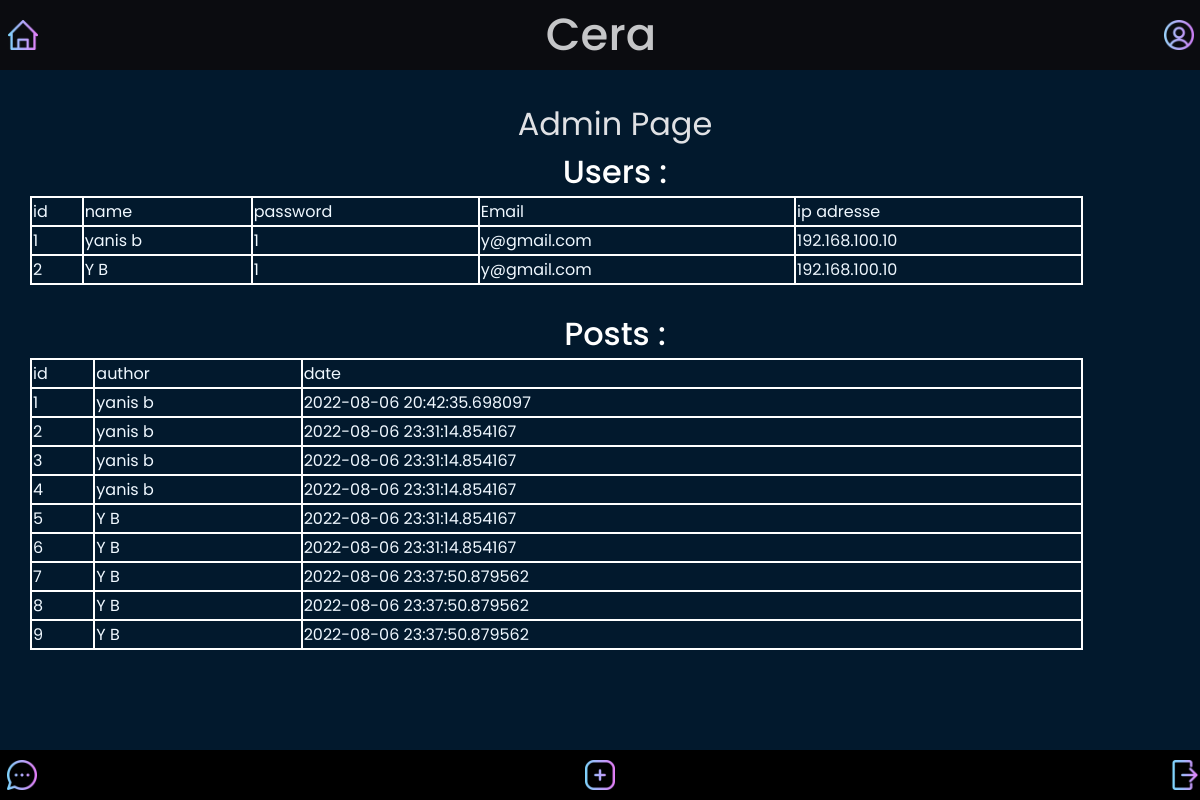
The page /admin (signed in) on the database its author committed.
### nera/models.py (models this page shows, shortened)
class user(db.Model ,UserMixin):
    id = db.Column(db.Integer(), primary_key = True)
    username = db.Column(db.String())
    password = db.Column(db.String())
    Email = db.Column(db.String())
    ip = db.Column(db.String())

class post(db.Model):
    id = db.Column(db.Integer(), primary_key = True)
    text = db.Column(db.String() , nullable=False)
    author= db.Column(db.String(), nullable = False)
    date = db.Column(db.DateTime(), default = datetime.utcnow())

### nera/routes.py (the view)
@app.route("/admin" , methods = ['POST', 'GET'])
@login_required
def admin():
    users = user.query.all()
    posts = post.query.all()
    id = current_user.id
    if id == 1 or id == 0:
        return render_template("admin_login.html" , users = users, posts = posts )
    else:
        error = "Permission denied!"
        return render_template("404.html" , error = error)

### nera/models.py (called while the page is built)
@login.user_loader
def load_user(user_id):
    return user.query.get(int(user_id))

### nera/templates/admin_login.html (shortened to what this page needs)
{% extends 'main.html' %}
{% block content %}
<div style="text-align: center; margin-left: 30px ;" >
<h1 class = "h1" >Admin Page</h1>
<h1 style="color: white; font-weight: 500;">Users :</h1>
<table style="width: 90%;">
   <tr>
        <td>id</td>
        <td>name</td>
        <td>password</td>
        <td>Email</td>
        <td>ip adresse</td>
   </tr>
   {% for user in users %}
   <tr>
    <td>{{user.id}}</td>
    <td>{{user.username}}</td>
    <td>{{user.password}}</td>
    <td>{{user.Email}}</td>
    <td>{{user.ip}}</td>
   </tr>
    {% endfor %}
</table>
<br>
<h1 style="color: white; font-weight: 500;">Posts :</h1>
<table style="width: 90%; " >
    <tr>
        <td>id</td>
        <td>author</td>
        <td>date</td>
   </tr>
   {% for post in posts %}
   <tr>
    <td>{{post.id}}</td>
    <td>{{post.author}}</td>
    <td>{{post.date}}</td>
   </tr>
    {% endfor %}
</table>
</div>
{% endblock %}

### nera/templates/main.html (shortened to what this page needs)
<head>
    <link rel="stylesheet" href="{{ url_for('static' , filename='style.css') }}">
</head>
    {% if current_user.is_authenticated %}
    <nav class="header" >
        <a href="{{ url_for('home') }}"> <img class ="home"src="{{ url_for('static' , filename='home(3).png') }}" alt=""> </a>
        <a class="Logo" href="#" >Cera</a>
        <a href="{{ url_for('account', id = current_user.id, name = current_user.username) }}"> <img class="profile" src="{{ url_for('static' , filename='profile.png') }}" alt=""> </a>
    </nav>
    {% endif %}
    <nav class ='bottom'>
        {% if current_user.is_authenticated %}
            <a href="{{ url_for('chat') }}"> <img class ="chat"src="{{ url_for('static' , filename='messenger.png') }}" alt=""> </a>
            <a href="{{ url_for('more') }}"><img class = "more" src="{{ url_for('static', filename = 'plus.png') }}" alt=""></a>
            <a  href="{{ url_for('logout') }}"> <img class="logout" src="{{ url_for('static' , filename='logout(1).png') }}" alt=""> </a>
        {% else %}
        <a href="{{ url_for('chat') }}"> <img class ="chat" src="{{ url_for('static' , filename='messenger.png') }}" alt=""> </a>
        <a  href="{{ url_for('loginpage') }}"> <img class="logout" src="{{ url_for('static' , filename='password.png') }}" alt=""> </a>
        {% endif %}
        </nav>
    {% block content %}
    {% endblock %}

### nera/static/style.css (style rules this page uses)
* { scroll-behavior: smooth; font-family: 'Poppins', sans-serif; margin:0px; }
.header { background-color:rgb(11, 12, 16); width: 100%; z-index: 999; position: fixed; padding: 1px ; display: flex; align-items: center; justify-content: space-between; }
.Logo { font-size: 45px; text-decoration: none; color: rgb(197, 198, 200); font-weight: 500; }
.profile { margin-right: 7px; width: 30px; display: flex; max-width: 1000px; size: 10px; height: 30px; }
.home { margin-left: 7px; width: 30px; display: flex; max-width: 1000px; size: 10px; height: 30px; }
.h1 { font-weight: 400; color: rgb(224, 225, 228); text-align: center; padding-top: 100px; }
.bottom { background-color:rgb(0, 0, 0); width: 100%; z-index: 999; padding: 10px 0px; position: fixed; bottom: 0; display: flex; align-items: center; justify-content: space-between; }
.chat { margin-left: 7px; width: 30px; display: flex; max-width: 1000px; size: 15px; height: 30px; }
.logout { margin-left: 7px; width: 30px; display: flex; max-width: 1000px; size: 15px; height: 30px; }
.more { width: 30px; display: flex; max-width: 1000px; size: 15px; height: 30px; }

### nera/templates/admin_login.html (style rules this page uses)
table, th, td { border:2px solid rgb(255, 255, 255) ; border-collapse: collapse; color: aliceblue; }

### rows shown on the page
user: id "1", username "yanis b", password "1", Email "y@gmail.com", ip "192.168.100.10"
user: id "2", username "Y B", password "1", Email "y@gmail.com", ip "192.168.100.10"
post: id "1", author "yanis b", date "2022-08-06 20:42:35.698097"
post: id "2", author "yanis b", date "2022-08-06 23:31:14.854167"
post: id "3", author "yanis b", date "2022-08-06 23:31:14.854167"
post: id "4", author "yanis b", date "2022-08-06 23:31:14.854167"
post: id "5", author "Y B", date "2022-08-06 23:31:14.854167"
post: id "6", author "Y B", date "2022-08-06 23:31:14.854167"
post: id "7", author "Y B", date "2022-08-06 23:37:50.879562"
post: id "8", author "Y B", date "2022-08-06 23:37:50.879562"
post: id "9", author "Y B", date "2022-08-06 23:37:50.879562"
